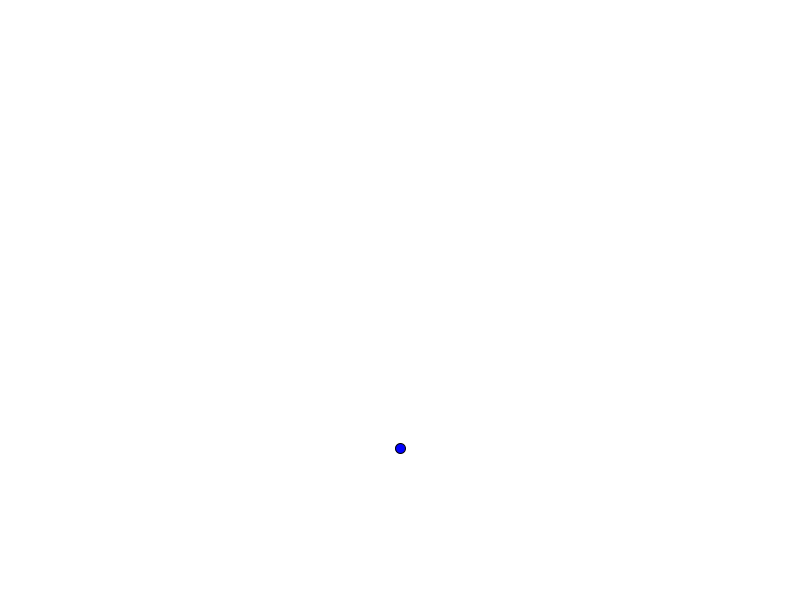
Frame 1 (no input)
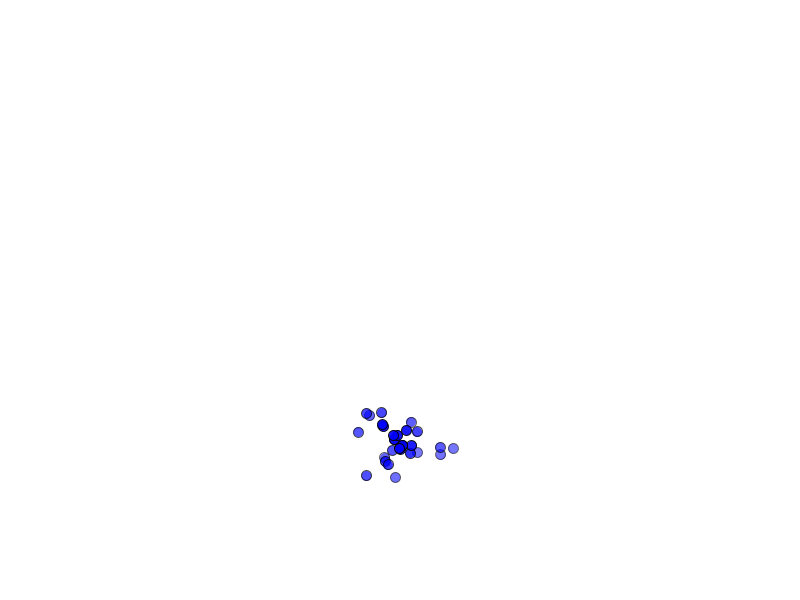
Frame 60 (the mouse pressed at the canvas centre just before this capture)
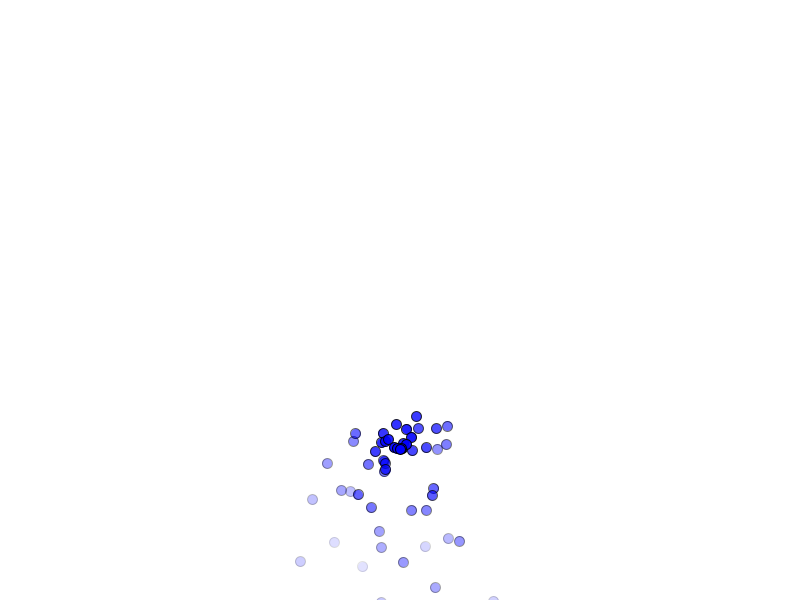
Frame 120 (the mouse held since frame 60 and released just before this capture)

The Processing sketch that drew these frames (run headless with seeded random() and noise(); from frame 60 on, the mouse is pressed at the canvas centre):

// Processing sketch: sketch_260908a
// ── sketch_260908a.pde
int currentTime;
int deltaTime;
int previousTime;

Emitter emitter;

void setup() {
  size(800, 600);
  emitter = new Emitter (new PVector( width / 2, (height / 4)*3), 20, 400);
}

void draw() {
  currentTime = millis();
  deltaTime = currentTime - previousTime;
  previousTime = currentTime;

  update(deltaTime);
  display();
}

void update(int deltaTime) {
  emitter.update(deltaTime);
}

void display() {
  background(255);

  emitter.display();
}

// ── Emitter.pde
class Emitter {
  PVector position;
  int particleRate;
  int lastParticleTime;
  int maxParticles;
  ArrayList<Particle> particles;

  Emitter(PVector l, int rate, int maxPar) {
    position = l.copy();
    particleRate = rate;
    lastParticleTime = 0;
    maxParticles = maxPar;
    particles = new ArrayList<Particle>();
  }

  void update(int deltaTime) {
    if (millis() - lastParticleTime > particleRate && particles.size() < maxParticles) {
      lastParticleTime = millis();
      particles.add(new Particle(position));
    }

    for (Particle p : particles) {
      p.update(position.copy());
    }
  }

  void display() {
    for (Particle p : particles) {
      p.display();
    }
  }
}

// ── Particle.pde
class Particle {
  PVector position;
  PVector velocity;
  PVector acceleration;
  PVector emitterPosition;
  float lifespan;

  Particle() {
    initialize();
  }

  Particle(PVector l) {
    position = l.copy();
    initialize();
  }

  void initialize() {
    velocity = new PVector(random(-1, 1), random(-2, 0));
    acceleration = new PVector(0, 0.05);
    lifespan = 255;
  }

  void update(PVector ep) {
    velocity.add(acceleration);
    position.add(velocity);
    lifespan -= 2.0;

    if(isDead()) {
      reset(ep);
    }
  }

  void display() {
    stroke(0, lifespan);
    fill(0, 0, 255, lifespan);
    ellipse(position.x, position.y, 10, 10);
  }

  boolean isDead() {
    return lifespan < 0.0;
  }

  void reset(PVector ep) {
    position.set (ep);
    velocity.set (random(-1, 1), random(-2, 0));    
    lifespan = 255;
  }
}

// ── Player.pde
class Player {
  PVector position;
  PVector velocity;
  int mass = 1;
  int attractionDistance;
  
  Player(PVector initialPos){
    position = initialPos.copy();
    velocity = new PVector(0, 0);
    attractionDistance = 0;
  }
  
  void setDistance(int newDis){
    attractionDistance = newDis;
  }
  
  void setVelo(PVector newVelo){
    velocity = newVelo.copy();
  }
  
  void update(){
    position = position.add(velocity);
    
  }
  
  void display(){
    fill(125);
    square(position.x, position.y, 30);
  }
}
